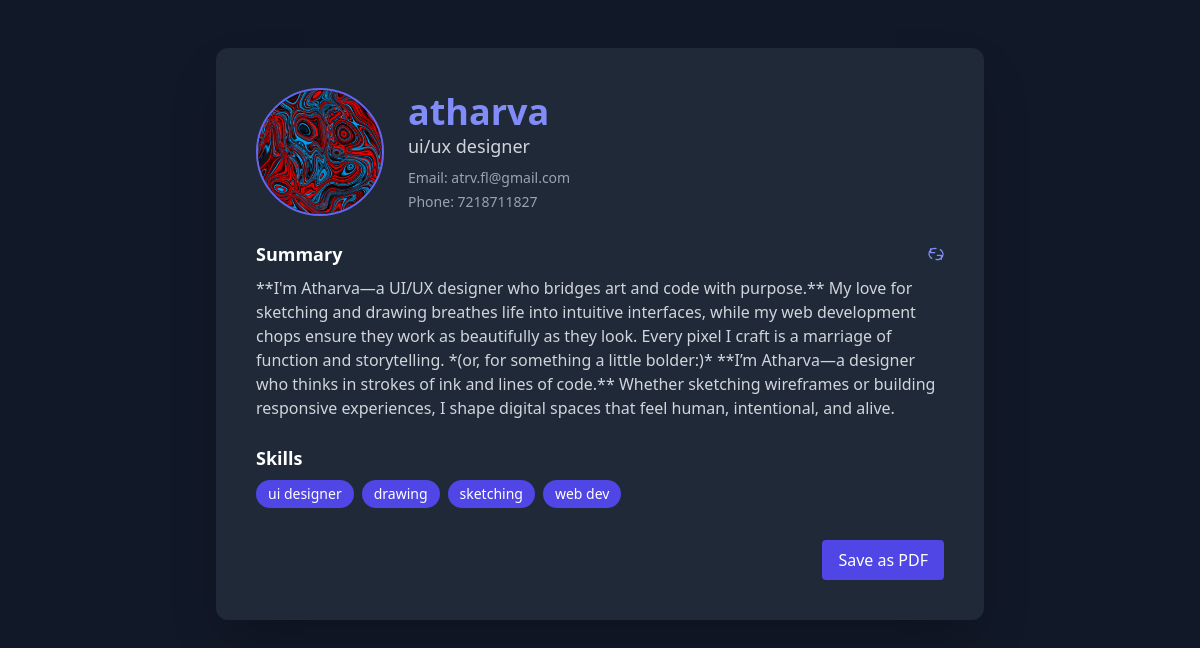
Page /resume/1 (signed in) on the committed database.
### models.py (models this page shows)
class Resume(db.Model):
    id = db.Column(db.Integer, primary_key=True)
    user_id = db.Column(db.Integer, db.ForeignKey('user.id'), nullable=False)
    name = db.Column(db.String(100))
    profession = db.Column(db.String(100))
    email = db.Column(db.String(120))
    phone = db.Column(db.String(20))
    linkedin = db.Column(db.String(150))
    bio = db.Column(db.Text)
    skills = db.Column(db.Text)
    job_title = db.Column(db.String(100))
    company = db.Column(db.String(100))
    job_desc = db.Column(db.Text)
    degree = db.Column(db.String(100))
    institute = db.Column(db.String(150))
    grad_year = db.Column(db.String(10))
    profile_pic_url = db.Column(db.String(300))
    template = db.Column(db.String(50), default='classic')
    timestamp = db.Column(db.DateTime, default=datetime.utcnow)

### app.py (the view)
@app.route('/resume/<int:resume_id>')
@login_required
def view_resume(resume_id):
    resume = Resume.query.filter_by(id=resume_id, user_id=current_user.id).first_or_404()
    context = {
        'name': resume.name,
        'profession': resume.profession,
        'email': resume.email,
        'phone': resume.phone,
        'linkedin': resume.linkedin,
        'bio': resume.bio,
        'skills': [s.strip() for s in resume.skills.split(',')],
        'job_title': resume.job_title,
        'company': resume.company,
        'job_desc': resume.job_desc,
        'degree': resume.degree,
        'institute': resume.institute,
        'grad_year': resume.grad_year,
        'profile_pic_url': resume.profile_pic_url
    }
    return render_template(f"resume_{resume.template}.html", **context)

### app.py (called while the page is built)
@login_manager.user_loader
def load_user(user_id):
    return User.query.get(int(user_id))

### templates/resume_modern.html (shortened to what this page needs)
<!DOCTYPE html>
<html lang="en">
<head>
  <script src="https://cdn.tailwindcss.com"></script>
</head>
<body class="bg-gray-900 text-gray-100 py-12 font-sans">
  <div class="max-w-3xl mx-auto bg-gray-800 rounded-xl p-10 shadow-2xl">
    <div class="flex flex-col md:flex-row items-center gap-6 mb-6">
      {% if profile_pic_url %}
      <img src="{{ profile_pic_url }}" alt="Profile Picture" class="w-32 h-32 object-cover rounded-full border-2 border-indigo-500">
      {% endif %}
      <div>
        <h1 class="text-4xl font-bold text-indigo-400">{{ name }}</h1>
        <h2 class="text-lg text-gray-300">{{ profession }}</h2>
        <div class="text-sm mt-2 text-gray-400 space-y-1">
          {% if email %}<div>Email: {{ email }}</div>{% endif %}
          {% if phone %}<div>Phone: {{ phone }}</div>{% endif %}
        </div>
      </div>
    </div>
    <div class="mb-6 relative">
      <h3 class="text-lg font-semibold text-white mb-2 flex items-center justify-between">
        <span>Summary</span>
        <button onclick="regenerateBio()" class="text-indigo-400 hover:text-indigo-200 transition" title="Regenerate Bio">
          <svg xmlns="http://www.w3.org/2000/svg" class="h-4 w-4" fill="none"
                viewBox="0 0 24 24" stroke="currentColor" stroke-width="2">
            <path stroke-linecap="round" stroke-linejoin="round"
                  d="M4 4v6h6M20 20v-6h-6M5.5 18.5A8.001 8.001 0 0112 4v0m6.5 1.5A8.001 8.001 0 0112 20" />
            </svg>
        </button>
      </h3>
      <p id="bio" class="text-gray-300">{{ bio }}</p>
    </div>
    <div class="mb-6">
      <h3 class="text-lg font-semibold text-white mb-2">Skills</h3>
      <ul class="flex flex-wrap gap-2 text-sm">
        {% for skill in skills %}
          <li class="bg-indigo-600 text-white px-3 py-1 rounded-full">{{ skill.strip() }}</li>
        {% endfor %}
      </ul>
    </div>
    <div class="text-right mt-8">
      <button onclick="window.print()" class="bg-indigo-600 text-white px-4 py-2 rounded hover:bg-indigo-700">Save as PDF</button>
    </div>
  </div>
</body>
</html>

### rows in the picture
Resume: profile_pic_url (picture), name "atharva", profession "ui/ux designer", email "atrv.fl@gmail.com", phone "7218711827", bio "**I'm Atharva—a UI/UX designer who bridges art and code with purpose.** My love for sketching and drawing breathes life into intuitive interfaces, while my web development chops ensure they work as beautifully as they look. Every pixel I craft is a marriage of function and storytelling. *(or, for something a little bolder:)* **I’m Atharva—a designer who thinks in strokes of ink and lines of code.** Whether sketching wireframes or building responsive experiences, I shape digital spaces that feel human, intentional, and alive."

### other values in the picture
{{ skill.strip() }} "ui designer" "drawing" "sketching" "web dev"
